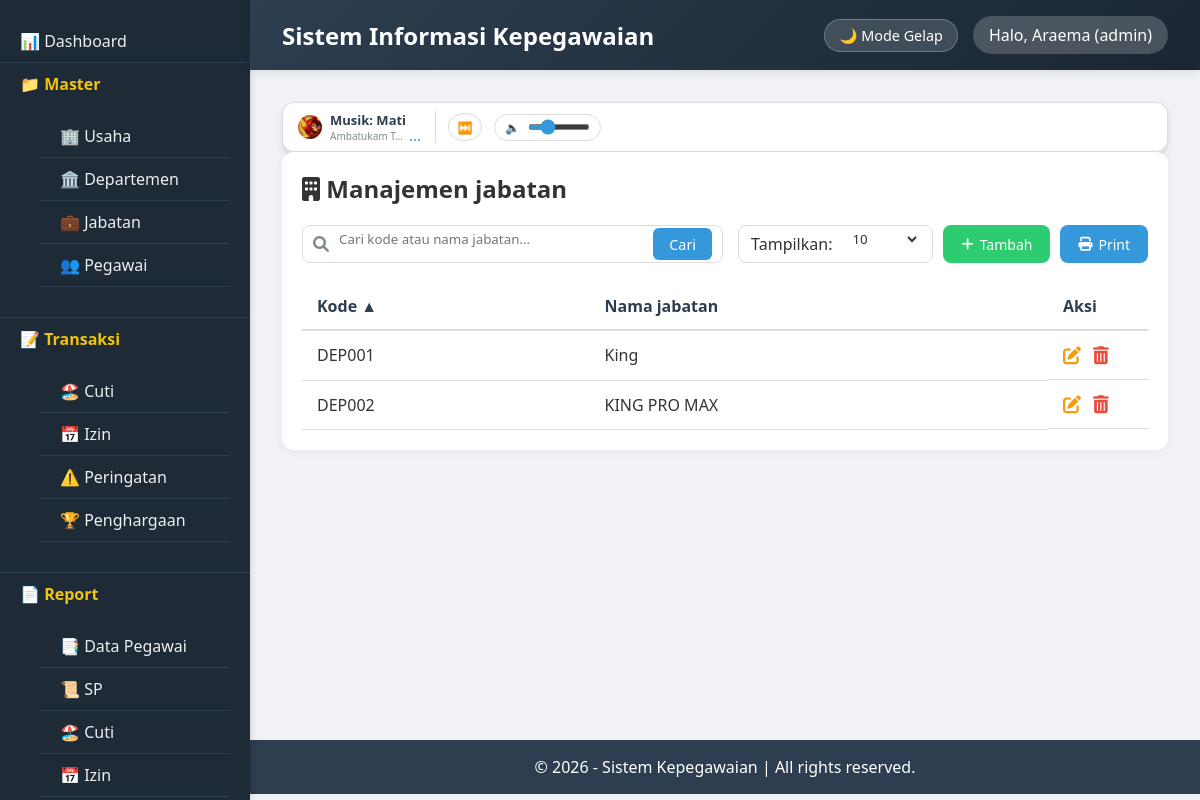
Screenshot of /index.php?page=jabatan (signed in) with the database file from the repository.
### tables this page shows
CREATE TABLE `tbl_jabatan` (
  `id_jabatan` varchar(10) NOT NULL,
  `jabatan` varchar(100) NOT NULL,
  `created_at` timestamp NOT NULL DEFAULT current_timestamp()
);

### classes/Database.php (called while the page is built)
<?php
class Database {
    private static $instance = null;
    private $conn;
    private function __construct() {
        try {
            $this->conn = new PDO("mysql:host=".DB_HOST.";dbname=".DB_NAME, DB_USER, DB_PASS);
            $this->conn->setAttribute(PDO::ATTR_ERRMODE, PDO::ERRMODE_EXCEPTION);
        } catch(PDOException $e) {
            die("Koneksi gagal: " . $e->getMessage());
        }
    }
    public static function getInstance() {
        if (self::$instance == null) self::$instance = new Database();
        return self::$instance;
    }
    public function getConnection() {
        return $this->conn;
    }
}
?>

### classes/Jabatan.php (called while the page is built, shortened)
<?php
class jabatan {
    private $db;
    public function __construct() {
        $this->db = Database::getInstance()->getConnection();
    }
    public function getData($search = '', $orderBy = 'id_jabatan', $orderDir = 'ASC', $limit = 10, $offset = 0) {
        $allowedColumns = ['id_jabatan', 'jabatan', 'created_at'];
        $orderDir = strtoupper($orderDir) === 'DESC' ? 'DESC' : 'ASC';
        $sql = "SELECT * FROM tbl_jabatan
                WHERE id_jabatan LIKE :search OR jabatan LIKE :search
                ORDER BY $orderBy $orderDir
                LIMIT :limit OFFSET :offset";
        $stmt = $this->db->prepare($sql);
        $searchTerm = "%$search%";
        $stmt->bindParam(':search', $searchTerm);
        $stmt->bindParam(':limit', $limit, PDO::PARAM_INT);
        $stmt->bindParam(':offset', $offset, PDO::PARAM_INT);
        $stmt->execute();
        return $stmt->fetchAll(PDO::FETCH_ASSOC);
    }
}
?>

### views/jabatan/index.php (the view, shortened to what this page needs)
<?php
$search = isset($_GET['search']) ? trim($_GET['search']) : '';
$sort = isset($_GET['sort']) ? $_GET['sort'] : 'id_jabatan';
$order = isset($_GET['order']) && $_GET['order'] == 'desc' ? 'desc' : 'asc';
$limit = isset($_GET['limit']) ? $_GET['limit'] : 10;
$page = isset($_GET['page_num']) ? max(1, (int)$_GET['page_num']) : 1;
if ($limit === 'all') {
    $limitValue = 999999;
    $offset = 0;
} else {
    $limitValue = (int)$limit;
    $offset = ($page - 1) * $limitValue;
}
$jabatan = new jabatan();
$data = $jabatan->getData($search, $sort, $order, $limitValue, $offset);
include __DIR__ . '/../layouts/header.php';
?>
<link rel="stylesheet" href="https://cdnjs.cloudflare.com/ajax/libs/font-awesome/6.0.0-beta3/css/all.min.css">
<div class="card">
    <h2><i class="fas fa-building"></i> Manajemen jabatan</h2>
    <div class="toolbar">
        <form method="get" class="search-form">
            <div class="search-box">
                <i class="fas fa-search"></i>
                <input type="text" name="search" placeholder="Cari kode atau nama jabatan..." value="<?= htmlspecialchars($search) ?>">
                <button type="submit">Cari</button>
            </div>
        </form>
        <div class="filter-add">
            <div class="filter-form">
                <span>Tampilkan:</span>
                <select name="limit" onchange="this.form.submit()" form="filterForm">
                    <option value="10" <?= $limit == 10 ? 'selected' : '' ?>>10</option>
                </select>
            </div>
            <a href="?page=jabatan&action=tambah" class="btn-add"><i class="fas fa-plus"></i> Tambah</a>
            <a href="views/report/print_jabatan.php?search=<?= urlencode($search) ?>" class="btn-print"><i class="fas fa-print"></i> Print</a>
        </div>
    </div>
    <div class="table-responsive">
        <table class="table">
            <thead>
                <tr>
                    <th><a href="?page=jabatan&search=<?= urlencode($search) ?>&sort=id_jabatan&order=<?= $sort == 'id_jabatan' && $order == 'asc' ? 'desc' : 'asc' ?>&limit=<?= $limit ?>&page_num=<?= $page ?>">Kode <?= $sort == 'id_jabatan' ? ($order == 'asc' ? '▲' : '▼') : '' ?></a></th>
                    <th><a href="?page=jabatan&search=<?= urlencode($search) ?>&sort=jabatan&order=<?= $sort == 'jabatan' && $order == 'asc' ? 'desc' : 'asc' ?>&limit=<?= $limit ?>&page_num=<?= $page ?>">Nama jabatan <?= $sort == 'jabatan' ? ($order == 'asc' ? '▲' : '▼') : '' ?></a></th>
                    <th width="100">Aksi</th>
                </tr>
            </thead>
            <tbody>
                <?php if (count($data) > 0): ?>
                    <?php foreach ($data as $row): ?>
                    <tr>
                        <td><?= htmlspecialchars($row['id_jabatan']) ?></td>
                        <td><?= htmlspecialchars($row['jabatan']) ?></td>
                        <td class="actions">
                            <a href="?page=jabatan&edit=<?= $row['id_jabatan'] ?>&search=<?= urlencode($search) ?>&sort=<?= $sort ?>&order=<?= $order ?>&limit=<?= $limit ?>&page_num=<?= $page ?>" class="btn-edit" title="Edit"><i class="fas fa-edit"></i></a>
                            <a href="#" class="btn-delete" data-id="<?= $row['id_jabatan'] ?>" title="Hapus"><i class="fas fa-trash-alt"></i></a>
                        </td>
                    </tr>
                    <?php endforeach; ?>
                <?php else: ?>
                    <tr><td colspan="3" class="text-center">Tidak ada data jabatan</td></tr>
                <?php endif; ?>
            </tbody>
        </table>
    </div>
</div>
<?php include __DIR__ . '/../layouts/footer.php'; ?>

### assets/css/style.css (style rules this page uses)
:root { --bg-body: #f0f2f5; --bg-card: #ffffff; --text-main: #2c3e50; --text-body: #333333; --text-muted: #7f8c8d; --border-color: #dddddd; --table-hover: #f5f5f5; --input-bg: #ffffff; --input-border: #dddddd; --header-bg: linear-gradient(135deg, #2c3e50, #1a2632); --sidebar-bg: #1e2a36; }
* { margin: 0; padding: 0; box-sizing: border-box; font-family: 'Segoe UI', Tahoma, Geneva, Verdana, sans-serif; }
body { background: var(--bg-body); color: var(--text-body); transition: background 0.3s, color 0.3s; }
.card { background: var(--bg-card); color: var(--text-body); border-radius: 10px; padding: 1.5rem; margin-bottom: 1.5rem; box-shadow: 0 2px 4px rgba(0,0,0,0.1); transition: background 0.3s, color 0.3s; }
table { width: 100%; border-collapse: collapse; }
th, td { padding: 12px 15px; text-align: left; border-bottom: 1px solid var(--border-color); }
th { background: #2c3e50; color: white; }
td { color: var(--text-body); }
.btn, button { display: inline-block; padding: 8px 16px; border-radius: 4px; border: none; cursor: pointer; font-size: 0.9rem; }
input, select, textarea { width: 100%; padding: 10px; margin: 5px 0 15px; background: var(--input-bg); color: var(--text-body); border: 1px solid var(--input-border); border-radius: 5px; }

### views/jabatan/index.php (style rules this page uses)
.card { background: var(--bg-card); color: var(--text-body); border-radius: 12px; padding: 20px; box-shadow: 0 2px 10px rgba(0,0,0,0.05); }
.toolbar { display: flex; justify-content: space-between; flex-wrap: wrap; gap: 15px; margin: 20px 0; }
.search-form { flex: 2; min-width: 250px; }
.search-box { display: flex; align-items: center; background: var(--input-bg); border-radius: 8px; padding: 0 10px; border: 1px solid var(--input-border); height: 38px; }
.search-box i { color: var(--text-muted); }
.search-box input { flex: 1; border: none; background: transparent; padding: 0 10px; height: 36px; outline: none; color: var(--text-body); }
.search-box button { background: #3498db; border: none; color: white; padding: 0 16px; border-radius: 6px; height: 32px; cursor: pointer; }
.filter-add { display: flex; gap: 10px; align-items: center; }
.filter-form { display: flex; align-items: center; gap: 8px; background: var(--input-bg); border: 1px solid var(--input-border); padding: 0 12px; border-radius: 8px; height: 38px; color: var(--text-body); }
.filter-form select { border: none; background: transparent; padding: 0 8px; height: 36px; cursor: pointer; color: var(--text-body); }
.filter-form select option { background: var(--bg-card); color: var(--text-body); }
.btn-add, .btn-print { background: #2ecc71; border: none; color: white; padding: 0 18px; border-radius: 8px; cursor: pointer; height: 38px; display: inline-flex; align-items: center; gap: 6px; text-decoration: none; font-size: 14px; }
.btn-print { background: #3498db; }
.table-responsive { overflow-x: auto; }
.table { width: 100%; border-collapse: collapse; }
.table th, .table td { padding: 12px 15px; text-align: left; border-bottom: 1px solid var(--border-color); }
.table th { background: var(--bg-card); color: var(--text-main); font-weight: 600; border-bottom: 2px solid var(--border-color); }
.table th a { color: var(--text-main); text-decoration: none; }
.table td { color: var(--text-body); }
.actions { display: flex; gap: 12px; }
.btn-edit, .btn-delete { text-decoration: none; font-size: 18px; }
.btn-edit { color: #f39c12; }
.btn-delete { color: #e74c3c; }

### rows the page displays
tbl_jabatan: id_jabatan "DEP001", jabatan "King"
tbl_jabatan: id_jabatan "DEP002", jabatan "KING PRO MAX"

### other values shown
Session::get('nama') "Araema"
Session::get('role') "admin"
